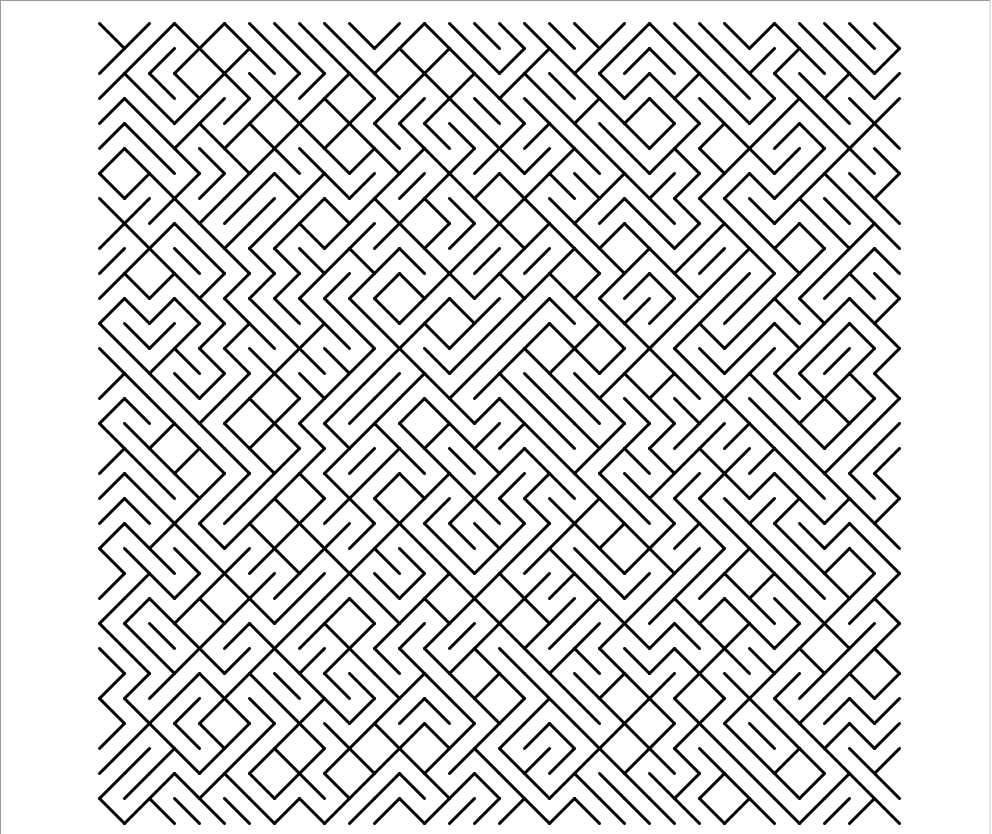

Here is the Python script that generated this plot:
from turtle import *
import random
from constants_art import set_theme

setup(1000, 1000)

def tiling(x,y,s,l,mode ='straight'):
    if l == 0:
        if mode == 'straight':
                            
            if random.random() < 0.5:
                #vertical line
                penup()
                goto(x, y-s)
                pendown()
                goto(x,y+s)
            else:
                    #horizontal line
                penup()
                goto(x-s, y)
                pendown()
                goto(x+s, y)    

        elif mode == 'diagonal':
            if random.random() < 0.5:
                #top left to bottom right
                penup()
                goto(x-s, y+s)
                pendown()
                goto(x+s,y-s)
            else:
                #bottom left to top right
                penup()
                goto(x-s, y-s)
                pendown()
                goto(x+s, y+s)    
    #split the screen and go to next level of recursion
    else:
        
        s /= 2
        l -= 1
        tiling(x-s,y+s,s,l,mode)
        tiling(x+s,y+s,s,l, mode)
        tiling(x-s,y-s,s,l, mode)
        tiling(x+s,y-s,s,l, mode)

width(3)
hideturtle()  
tracer(False)
tiling(0,0,400,5,mode='diagonal')
tracer(True)
set_theme()
exitonclick()
